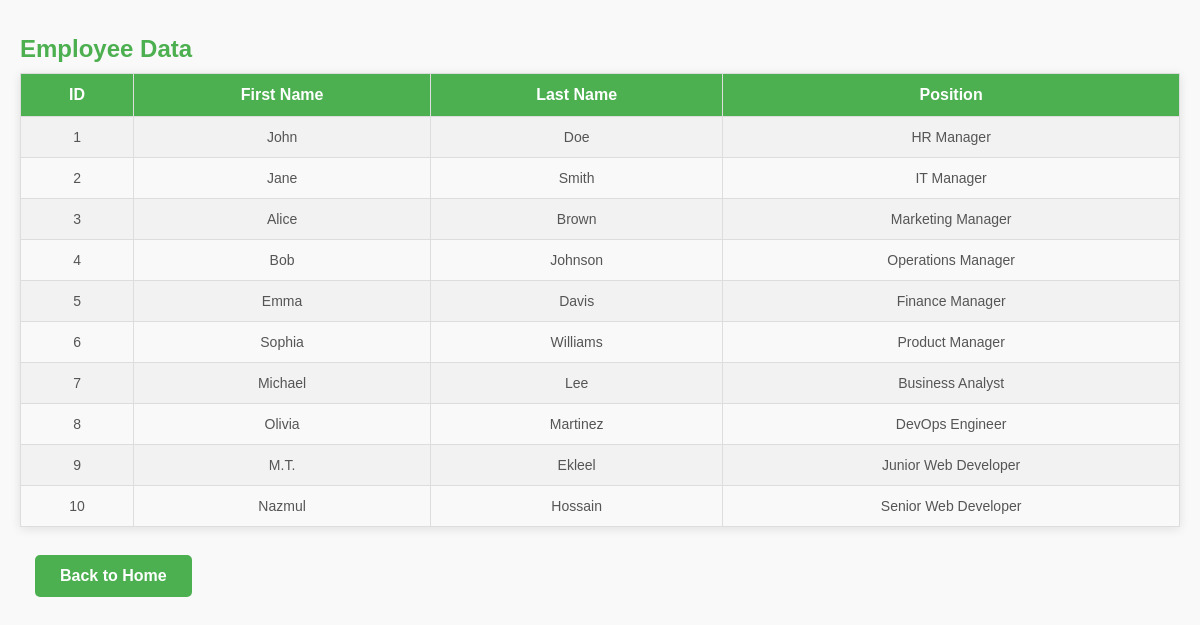
/display_employee.php, run on an earlier commit of the app's database.
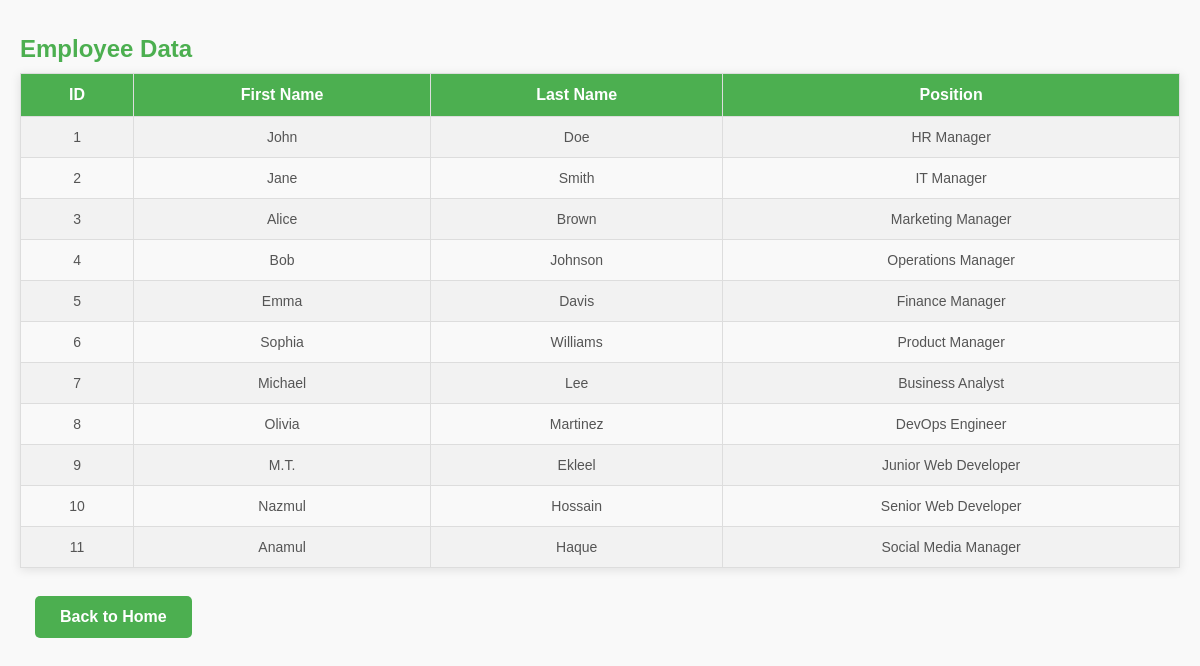
And on a later commit of the database.
### tables this page shows
CREATE TABLE `Employee` (
  `EmployeeID` int(11) NOT NULL AUTO_INCREMENT,
  `FirstName` varchar(50) NOT NULL,
  `LastName` varchar(50) NOT NULL,
  `Email` varchar(100) NOT NULL,
  `PhoneNumber` varchar(15) DEFAULT NULL,
  `DateOfBirth` date NOT NULL,
  `HireDate` date NOT NULL,
  `Position` varchar(50) NOT NULL,
  `Salary` decimal(10,2) NOT NULL,
  `DepartmentID` int(11) NOT NULL,
  `ShiftID` int(11) NOT NULL,
  PRIMARY KEY (`EmployeeID`),
  UNIQUE KEY `Email` (`Email`)
);

### display_employee.php (the view, shortened to what this page needs)
<link rel="stylesheet" type="text/css" href="styles.css">
<?php
$servername = "localhost";
$username = "admin";
$password = "2002";
$database = "empDB";
$conn = new mysqli($servername, $username, $password, $database);
$employee_sql = "SELECT * FROM Employee";
$employee_result = $conn->query($employee_sql);
echo "<h2>Employee Data</h2>";
if ($employee_result->num_rows > 0) {
    echo "<table border='1'>
            <tr>
                <th>ID</th>
                <th>First Name</th>
                <th>Last Name
                <th>Position</th>
            </tr>";
    while($row = $employee_result->fetch_assoc()) {
        echo "<tr>
                <td>" . $row["EmployeeID"] . "</td>
                <td>" . $row["FirstName"] . "</td>
                <td>" . $row["LastName"] . "</td>
                <td>" . $row["Position"] . "</td>
              </tr>";
    }
    echo "</table>";
} else {
    echo "No employee records found.";
}
?>
<a href="index.php" class="button">Back to Home</a>

What changed in the data, as far as the page shows it:
added employee: EmployeeID "11", FirstName "Anamul", LastName "Haque", Position "Social Media Manager"
